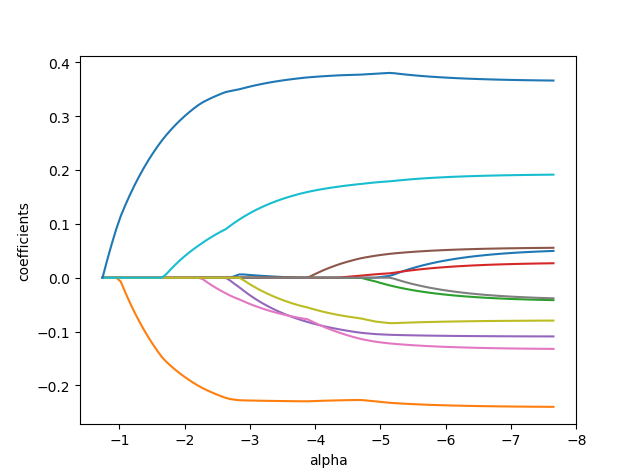

The Python source for this figure:
# -*- coding: utf-8 -*-
"""
Created on Sun Apr 21 09:24:41 2019

@author: 28137
"""

import urllib
import numpy as np
import pandas as pd
import matplotlib.pyplot as plt
from sklearn import datasets, linear_model
from sklearn.linear_model import LassoCV
from math import sqrt, log

'''
target_url = 'http://archive.ics.uci.edu/ml/machine-learning-databases/wine-quality/winequality-red.csv'
data = urllib.request.urlopen(target_url).
xlist = []
names = []
labels = []
firstline = True

for line in data:
    if firstline:
        names = line.strip().split(";")
        firstline = False
    else:
        row = line.strip().split(";")
        labels.append(float(row[-1]))
        row.pop
        floatrow = [float(i) for i in row]
        xlist.append(floatrow)
'''
file = open(r'D:\the treasure of CYY\Python.ML\data\winequality-red.csv', encoding='utf-8')
data = pd.read_csv(file, sep=';')
names = data.columns
labels = [float(num) for num in list(data.iloc[:, -1].values)]
data.drop(axis=1, columns='quality', inplace=True)
xlist = data.values
nrows = len(xlist)
ncols = len(xlist[1])

for i in range(nrows):
    rowdata = [float(xlist[i][k]) for k in range(ncols)]
    xlist[i] = rowdata

# 先求出每列的均值和标准差，然后进行标准化
xMeans = []
xSD = []

for k in range(ncols):
    # 求每一列均值
    mean_k = sum([xlist[i][k] for i in range(nrows)]) / nrows
    xMeans.append(mean_k)
    # 归一化
    colDiff = [(xlist[i][k] - mean_k) for i in range(nrows)]
    # 标准差
    Sq = sum([colDiff[i] * colDiff[i] for i in range(nrows)]) / nrows
    xSD_k = sqrt(Sq)
    xSD.append(xSD_k)

# 标准化样本值和标签值
xNormalized = []
for i in range(nrows):
    rowdata = [(xlist[i][k] - xMeans[k]) / xSD[k] for k in range(ncols)]
    xNormalized.append(rowdata)

labelsMean = sum(labels) / nrows
labelsDiff = [(labels[i] - labelsMean) for i in range(nrows)]
labelsSD = sqrt(sum([(labelsDiff[i] * labelsDiff[i]) for i in range(nrows)]) / nrows)

labelsNormalized = [(labels[i] - labelsMean) / labelsSD for i in range(nrows)]

x1 = np.array(xlist)
x2 = np.array(xNormalized)
y1 = np.array(labels)
y2 = np.array(labelsNormalized)

alphas, coefs, _ = linear_model.lasso_path(x2, y2, n_alphas=100, return_models=False)
alphas_log = [log(num) for num in alphas if num > 0] # 这里的改变
plt.plot(alphas_log, coefs.T)
plt.xlabel('alpha')
plt.ylabel('coefficients')
plt.axis('tight')

ax = plt.gca()
ax.invert_xaxis()
plt.show()

nattr, nalpha = coefs.shape
